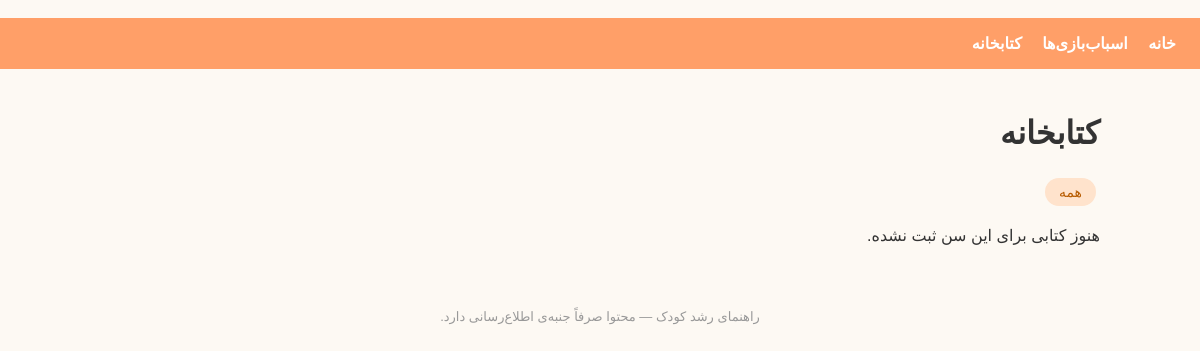
/books/, run on an earlier commit of the app's database.
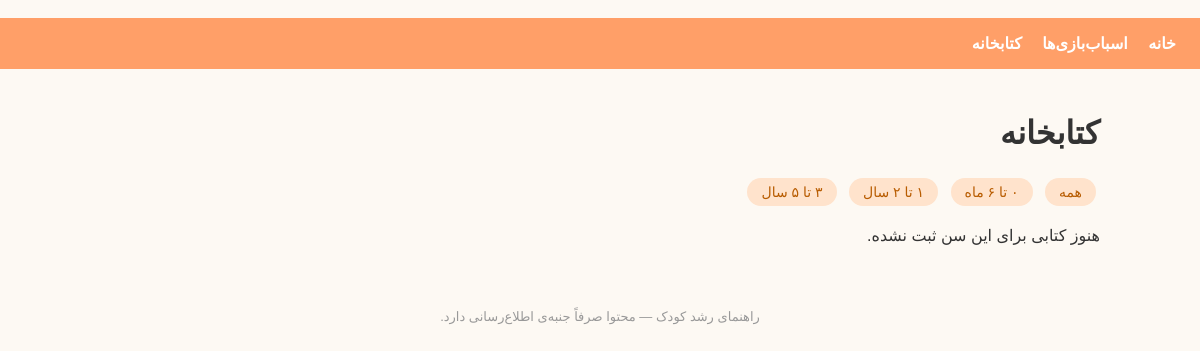
And on a later commit of the database.
### catalog/models.py (models this page shows, shortened)
class AgeGroup(models.Model):
    title = models.CharField(max_length=50)
    min_age_months = models.PositiveIntegerField()
    max_age_months = models.PositiveIntegerField()
    order = models.PositiveIntegerField(default=0)
    description = models.TextField(blank=True)
    class Meta:
        ordering = ["order"]

### catalog/views.py (the view)
# urls.py: path("books/", views.book_list, name="book_list"),
def book_list(request, age_group_id=None):
    age_groups = AgeGroup.objects.all()
    selected_age_group = None
    books = Book.objects.all()
    if age_group_id:
        selected_age_group = get_object_or_404(AgeGroup, id=age_group_id)
        books = books.filter(age_groups=selected_age_group)
    return render(request, "catalog/book_list.html", {
        "age_groups": age_groups,
        "selected_age_group": selected_age_group,
        "books": books,
    })

### templates/catalog/book_list.html
﻿{% extends "base.html" %}
{% block content %}
  <h1>{% if selected_age_group %}کتاب مناسب {{ selected_age_group.title }}{% else %}کتابخانه{% endif %}</h1>
  <div class="age-badges">
    <a href="{% url 'book_list' %}">همه</a>
    {% for age in age_groups %}
      <a href="{% url 'book_list_by_age' age.id %}">{{ age.title }}</a>
    {% endfor %}
  </div>
  {% for book in books %}
    <div class="card">
      <h3>{{ book.title }} <small>({{ book.get_book_type_display }})</small></h3>
      <p>{{ book.description }}</p>
      {% if book.source_url %}<a href="{{ book.source_url }}" target="_blank">مشاهده در {{ book.source_name }}</a>{% endif %}
    </div>
  {% empty %}
    <p>هنوز کتابی برای این سن ثبت نشده.</p>
  {% endfor %}
{% endblock %}

What changed in the data, as far as the page shows it:
added AgeGroup: title "۰ تا ۶ ماه"
added AgeGroup: title "۱ تا ۲ سال"
added AgeGroup: title "۳ تا ۵ سال"
